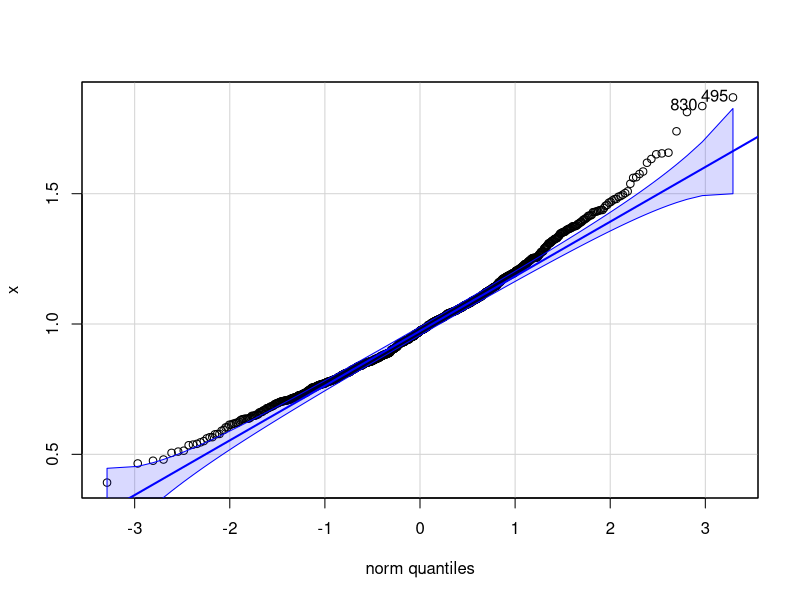
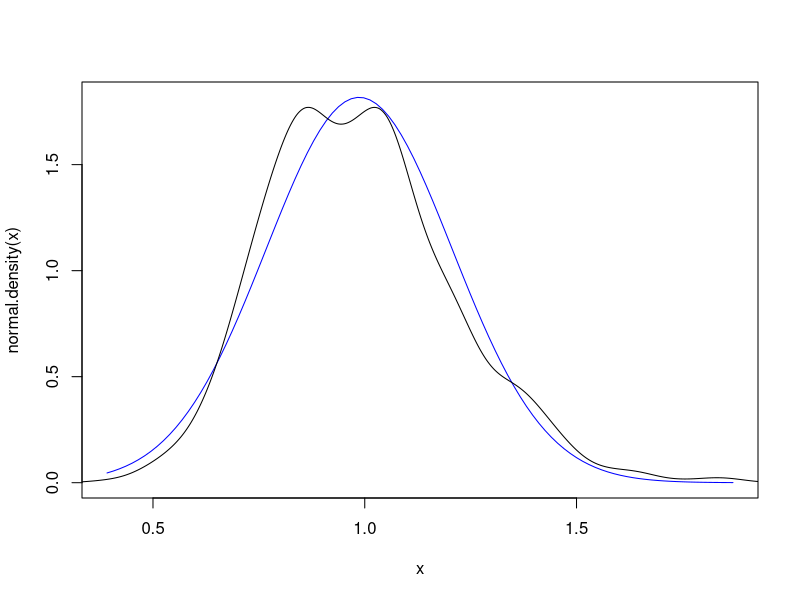

Source code (R) for these figures, in order:
## ---- chunk 1
#| output: false
library(tidyverse)
## ---- chunk 2
nsims <- 1000
n <- 20

x <- map_dbl(1:nsims, ~ mean(runif(n, 0, 1)))

x <- map_dbl(1:nsims, ~ mean(rexp(n, 1)))

# qqnorm(x); qqline(x)

car::qqPlot(x)

normal.density <- function(t) dnorm(t, mean(x), sqrt(var(x)))

curve(normal.density, col = "blue", xlim = c(min(x), max(x)))

lines(density(x))
